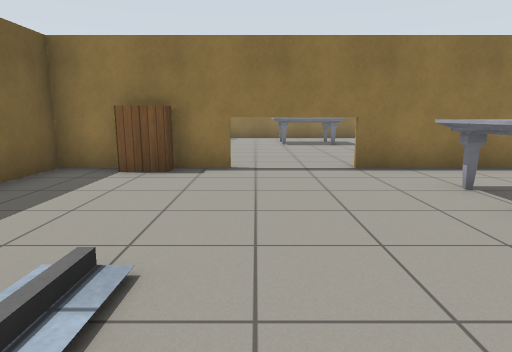
view 1 (above)

19 first-person views from a walk through a world built for the Gazebo simulator. The camera is 1 m above the floor, tilts 10° down and sees 75° across. The floor is counted in squares, 1 m on a side. Each view is taken from the middle of a square. On the plan, view 1 faces up. The plan holds only what a view shows up to about 13 squares ahead; the rest is blank. Gazebo's built-in surfaces are drawn with simple patterns.

view 2
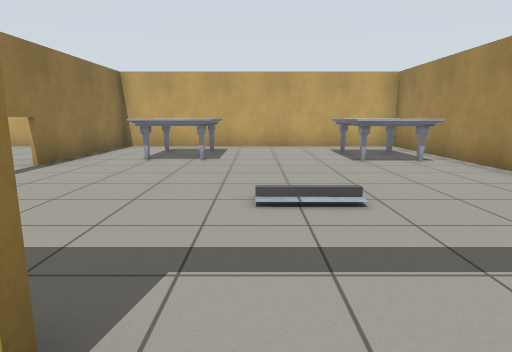

view 3
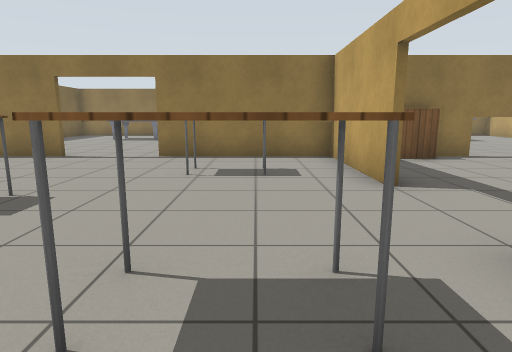

view 4
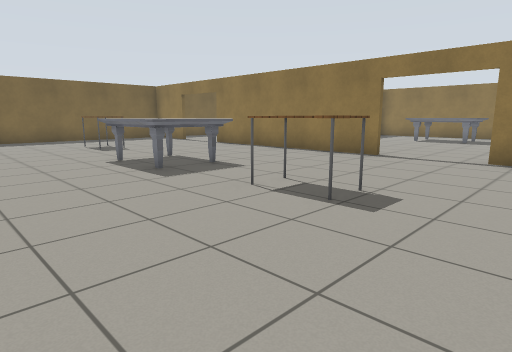

view 5
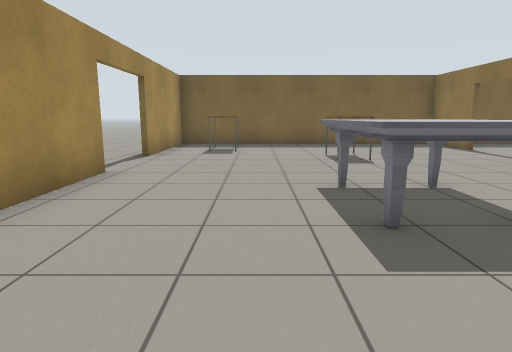

view 6
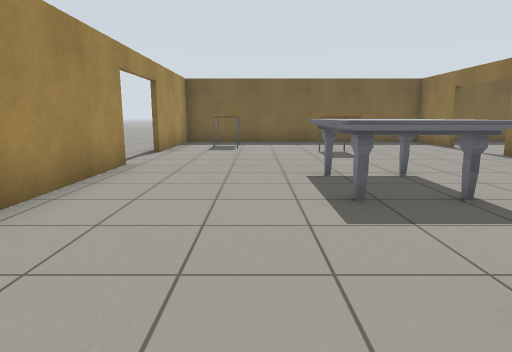

view 7
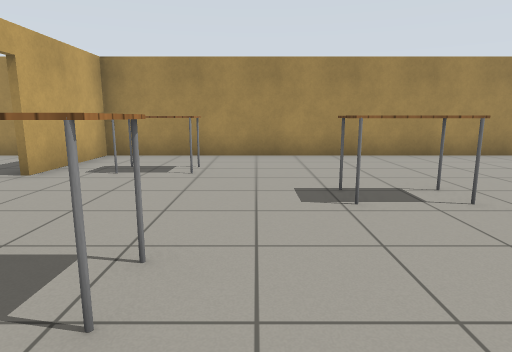

view 8
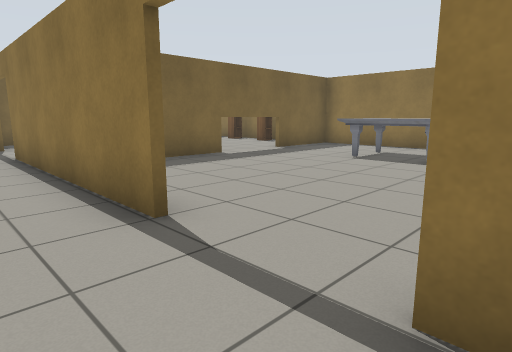

view 9
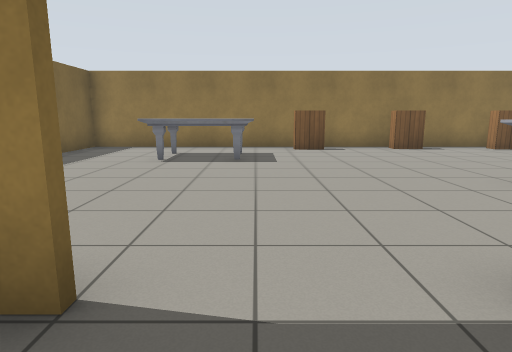

view 10
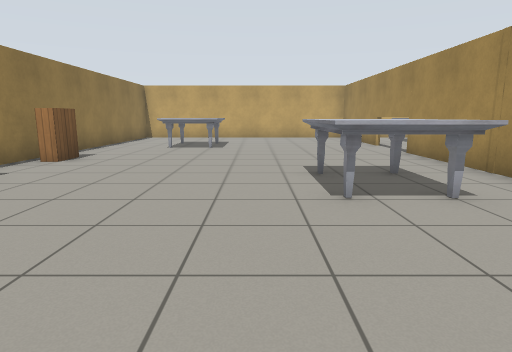

view 11
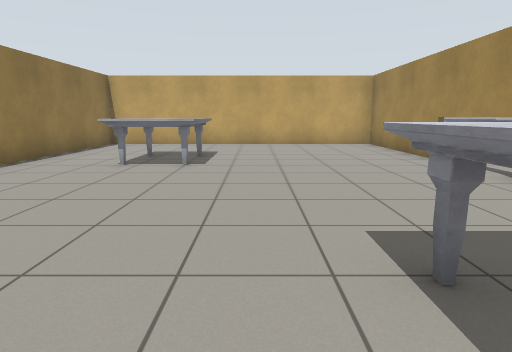

view 12
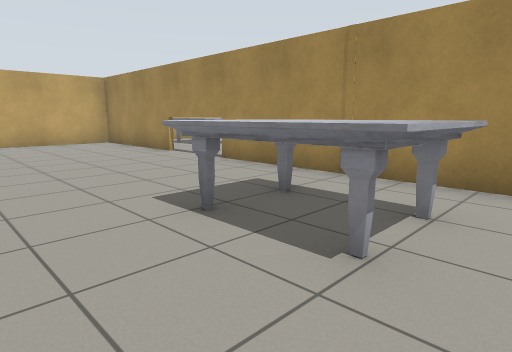

view 13
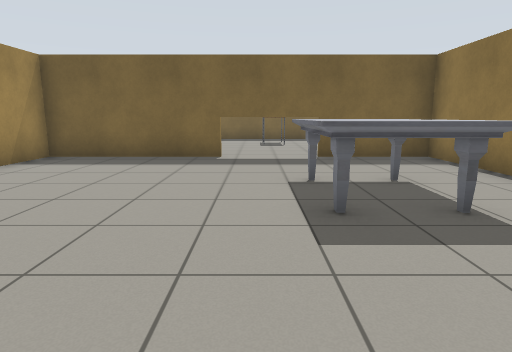

view 14
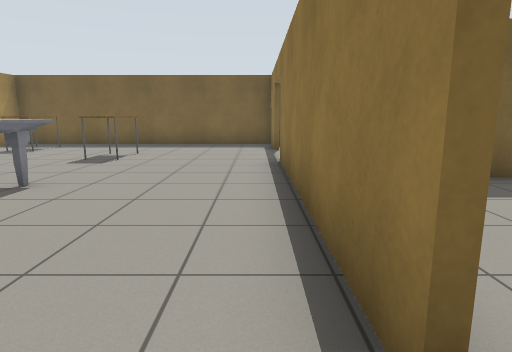

view 15
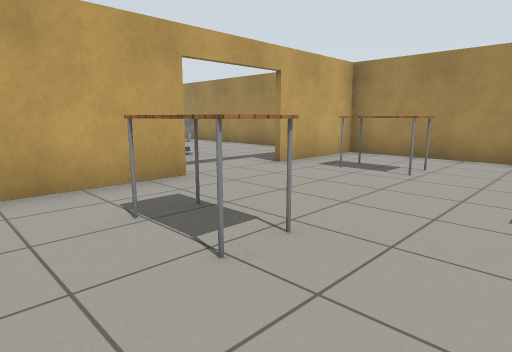

view 16
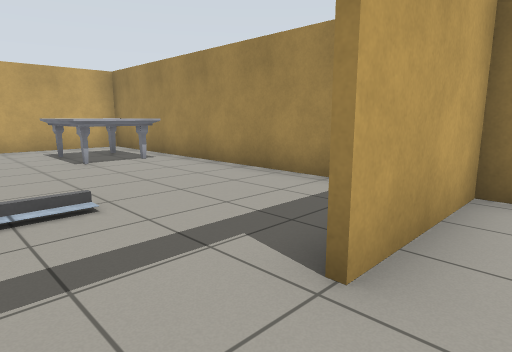

view 17
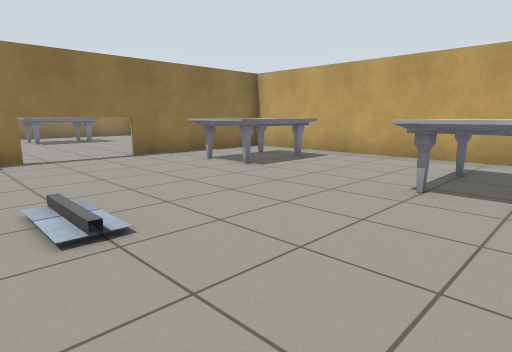

view 18
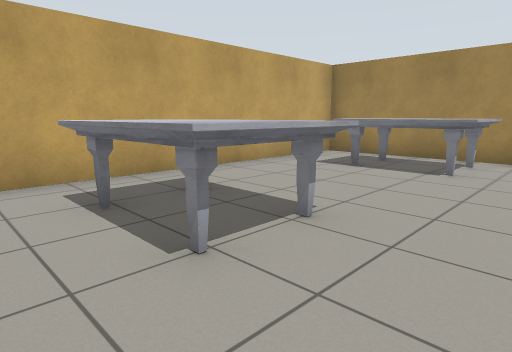

view 19
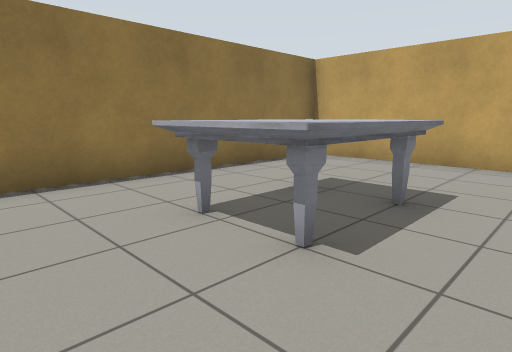

### Floor plan
Key: @ floor where view 1 was taken; # wall or solid block; . floor; D open door; T marble table; B bookshelf; A table; O other object.
Columns run from 23 left of view 1 to 7 right of it. Each row starts with its distance up from view 1.
 16         ######BB##B##B#########
 15        #......................#
 14    ....#...TTT..........T T...#
 13   OO...D...TTT..........TTT...#
 12    ....D................TTT...#
 11    ....D......................#
 10 #      #.........TTT..........#
  9 #.     #.........TTT..........#
  8 #...    .........TTT..........#
  7 ###DDD #####DDD########DDD#####
  6 #..................#.B........#
  5 #..................#......TTT.#
  4 #...............AA.#......TTT.#
  3 #.......TTT........#......TTT.#
  2 #...AA..TTT..AA....D..........#
  1 #.......TTT........D..........#
  0 #...............AA.#...@..TT..#
 -1 #.AA...............#......TTT.#
 -2 #..................#......TTT.#
 -3 #####DDD#######################
 -4  .....

Where each view was taken, in squares from view 1:
view 1: 0 up, 0 right, facing up
view 2: 2 up, 5 left, facing right
view 3: 2 down, 6 left, facing up
view 4: 2 down, 7 left, facing up-left
view 5: 0 up, 10 left, facing left
view 6: 0 up, 9 left, facing left
view 7: 6 up, 8 left, facing down
view 8: 5 up, 8 left, facing up-left
view 9: 5 up, 10 left, facing up
view 10: 11 up, 10 left, facing right
view 11: 11 up, 6 left, facing right
view 12: 12 up, 7 left, facing down-right
view 13: 12 up, 7 left, facing left
view 14: 6 up, 10 left, facing left
view 15: 6 up, 9 left, facing down-right
view 16: 2 up, 5 left, facing down-right
view 17: 2 down, 2 left, facing up-right
view 18: 6 up, 1 right, facing down-right
view 19: 11 up, 1 left, facing up-right
